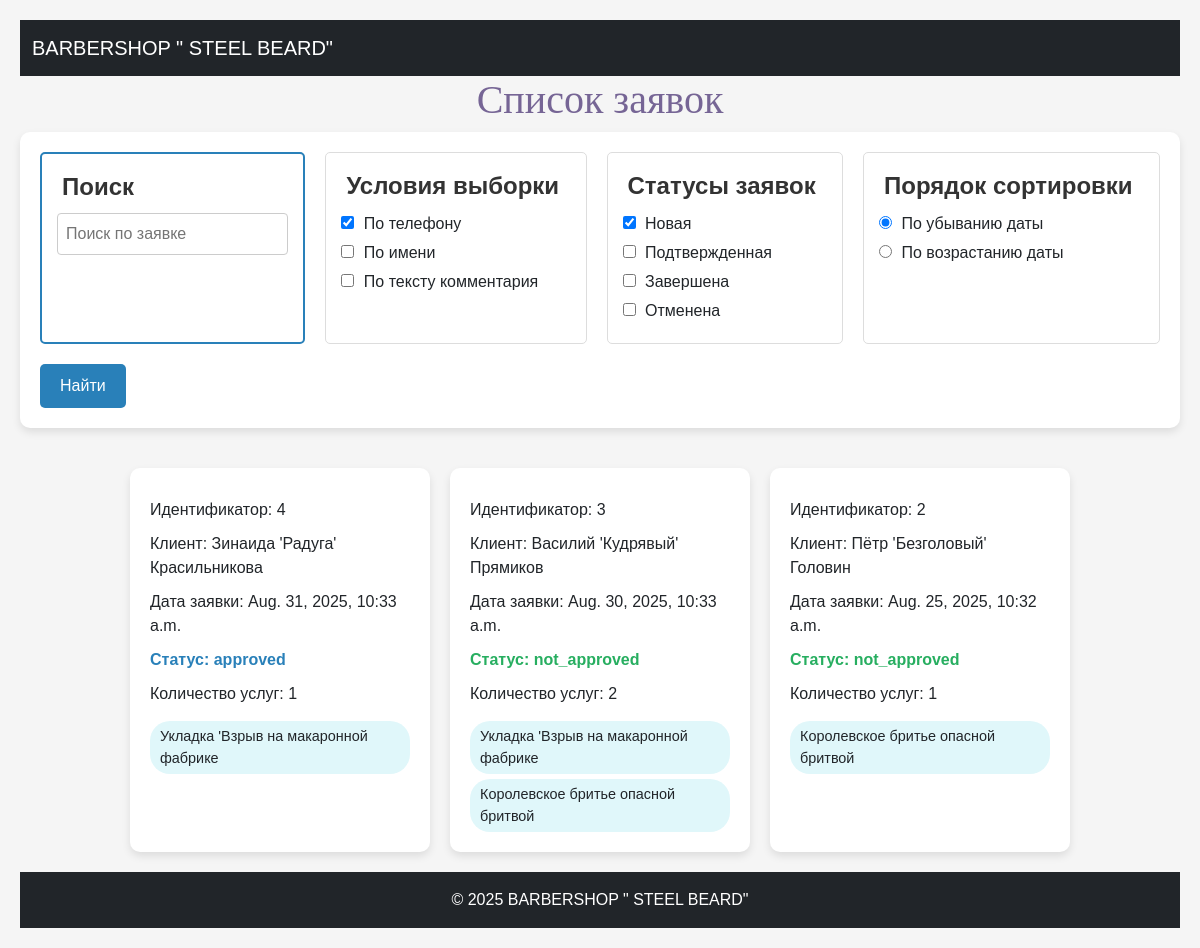
Screenshot of /orders/ (signed in) with the database file from the repository.
### core/models.py (models this page shows, shortened)
class Order(models.Model):
    STATUS_CHOICES = [
        ("not_approved", "Новая"),
        ("approved", "Подтверждена"),
        ("canceled", "Отменена"),
        ("completed", "Завершена"),
    ]
    client_name = models.CharField(max_length=100, verbose_name="Имя клиента")
    phone = models.CharField(max_length=20, verbose_name="Телефон")
    comment = models.TextField(blank=True, verbose_name="Комментарий")
    status = models.CharField(max_length=50, choices=STATUS_CHOICES, default="not_approved", verbose_name='Статус')
    date_created = models.DateTimeField(auto_now_add=True, verbose_name="Дата создания")
    date_updated = models.DateTimeField(auto_now=True, verbose_name="Дата обновления")
    master = models.ForeignKey("Master", on_delete=models.SET_NULL, null=True, blank=True, verbose_name='Мастер')
    services = models.ManyToManyField("Service", related_name='orders', verbose_name='Услуги')
    appointment_date = models.DateTimeField(verbose_name="Дата и время приема")

class Service(models.Model):
    name = models.CharField(max_length=200, verbose_name="Название")
    description = models.TextField(blank=True, verbose_name="Описание")
    price = models.DecimalField(max_digits=10, decimal_places=2, verbose_name="Цена")
    duration = models.PositiveIntegerField(verbose_name="Длительность", help_text="Время выполнения в минутах")
    is_popular = models.BooleanField(default=False, verbose_name="Популярная услуга")
    image = models.ImageField(upload_to="services/", blank=True, verbose_name="Изображение")

### core/views.py (the view, shortened to what this page needs)
# urls.py: path('orders/', orders_list, name='orders'),
@login_required
def orders_list(request) -> HttpResponse:
    search_query = request.GET.get("q", "")
    checkbox_client_name = request.GET.getlist("search_by_client_name", "")
    checkbox_phone = request.GET.getlist("search_by_phone", "")
    checkbox_comment = request.GET.getlist("search_by_comment", "")
    checkbox_status_not_approved = request.GET.get("status_not_approved", "")
    checkbox_status_approved = request.GET.get("status_approved", "")
    checkbox_status_completed = request.GET.get("status_completed", "")
    checkbox_status_canceled = request.GET.get("status_canceled", "")
    order_by_date = request.GET.get("order_by_date", "desc")
    search_q = Q()
    status_q = Q()
    if checkbox_status_not_approved:
        status_q |= Q(status="not_approved")
    if checkbox_status_approved:
        status_q |= Q(status="approved")
    if checkbox_status_completed:
        status_q |= Q(status="completed")
    if checkbox_status_canceled:
        status_q |= Q(status="canceled")
    ordering = "-date_created" if order_by_date == "desc" else "date_created"
    orders = Order.objects.prefetch_related("services").select_related("master").filter(search_q & status_q).order_by(ordering)
    context = {"orders": orders}
    for order in orders:
        order.services_list = order.services.all()
    return render(request, "orders_list.html", context=context)

### core/context_processors.py (called while the page is built)
def menu_items(request):
    menu = [
        {"title": "Главная", "url_name": "landing", "url": reverse("landing")},
        {
            "title": "Мастера",
            "url": reverse("landing") + "#masters",
        },
        {
            "title": "Услуги",
            "url": reverse("landing") + "#services",
        },
        {
            "title": "Отзывы",
            "url": reverse("landing") + "#reviews",
        },
        {
            "title": "Записаться",
            "url": reverse("landing") + "#get-order",
        },
    ]
    menu_staff = [
        {"title": "Заявки", "url": reverse("orders")},
    ]
    return {"menu_items": menu, "menu_staff_items": menu_staff}

### templates/orders_list.html (shortened to what this page needs)
{% extends "base.html" %}
{% block content %}
<h1>Список заявок</h1>
<form action="" method="get" class="search-form">
    <fieldset class="fieldset-highlight">
        <legend>Поиск</legend>
        <input type="text" name="q" placeholder="Поиск по заявке" value="{{ request.GET.q }}">
    </fieldset>
    <fieldset class="options">
        <legend>Условия выборки</legend>
        <label><input type="checkbox" name="search_by_phone" {% if request.GET.search_by_phone or 'q' not in request.GET %}checked{% endif %}> По телефону</label>
        <label><input type="checkbox" name="search_by_name" {% if request.GET.search_by_name %}checked{% endif %}> По имени</label>
        <label><input type="checkbox" name="search_by_comment" {% if request.GET.search_by_comment %}checked{% endif %}> По тексту комментария</label>
    </fieldset>
    <fieldset class="options">
        <legend>Статусы заявок</legend>
        <label><input type="checkbox" name="status_not_approved" {% if request.GET.status_not_approved or 'q' not in request.GET %}checked{% endif %}> Новая</label>
        <label><input type="checkbox" name="status_approved" {% if request.GET.status_approved %}checked{% endif %}> Подтвержденная</label>
        <label><input type="checkbox" name="status_completed" {% if request.GET.status_completed %}checked{% endif %}> Завершена</label>
        <label><input type="checkbox" name="status_canceled" {% if request.GET.status_canceled %}checked{% endif %}> Отменена</label>
    </fieldset>
    <fieldset class="options">
        <legend>Порядок сортировки</legend>
        <label><input type="radio" name="order_by_date" value="desc" {% if request.GET.order_by_date == 'desc' or 'q' not in request.GET %}checked{% endif %}> По убыванию даты</label>
        <label><input type="radio" name="order_by_date" value="asc" {% if request.GET.order_by_date == 'asc' %}checked{% endif %}> По возрастанию даты</label>
    </fieldset>
    <button type="submit">Найти</button>
</form>
    <div class="flex-container">
        {% for order in orders %}
        {% include "include_order_card.html" %}
        {% endfor %}
    </div>
{% endblock content %}

### templates/include_order_card.html
        <div class="flex-card">
            <p>Идентификатор: {{ order.id }}</p>
            <p>Клиент: {{ order.client_name }}</p>
            <p>Дата заявки: {{ order.appointment_date }}</p>
            <p class= {% if order.status == 'not_approved' %} not_approved
            {% elif order.status == 'approved' %} approved
            {% elif order.status == 'canceled' %} canceled
            {% elif  order.status == 'completed' %} completed
            {% endif %}
            >Статус: {{ order.status }}</p>
            <p>Количество услуг: {{ order.services_list.count }}</p>
            <div class='services'>
                {% for service in order.services_list %}
                    <span class='service'>{{ service.name }} </span>
                {% endfor %}
            </div>
        </div>

### static/css/main.css (style rules this page uses)
:root { --font-family-base: "Roboto", sans-serif; --font-family-heading: "Playfair Display", serif; --bs-body-font-family: var(--font-family-base); --bs-primary: #8b4513; --bs-secondary: #d2b48c; --bs-light: #f5f5dc; --bs-dark: #1f0d56; --bs-white: #ffffff; }
h1 { text-align: center; color: #766595; }
.flex-container { display: flex; flex-wrap: wrap; gap: 20px; justify-content: center; padding: 20px; }
.flex-card { background-color: white; border-radius: 10px; box-shadow: 0 4px 8px rgba(0, 0, 0, 0.1); padding: 20px; width: 300px; transition: transform 0.3s ease; }
.flex-card p { margin: 10px 0; }
.services { display: flex; flex-wrap: wrap; gap: 5px; margin-top: 15px; }
.service { background-color: #e0f7fa; padding: 5px 10px; border-radius: 20px; font-size: 0.9em; }
.not_approved { color: #27ae60; font-weight: bold; }
.approved { color: #2980b9; font-weight: bold; }
.search-form { background-color: white; padding: 20px; border-radius: 10px; box-shadow: 0 4px 8px rgba(0, 0, 0, 0.1); margin-bottom: 20px; display: flex; flex-wrap: wrap; gap: 20px; align-items: stretch; }
.search-form fieldset { border: 1px solid #ddd; border-radius: 5px; padding: 15px; margin: 0; min-width: 200px; flex-grow: 1; display: flex; flex-direction: column; }
.search-form .fieldset-highlight { border-color: #2980b9 !important; border-width: 2px; }
.search-form legend { font-weight: bold; color: #333; padding: 0 5px; }
.search-form input[type="text"] { width: 100%; padding: 8px; border: 1px solid #ccc; border-radius: 4px; box-sizing: border-box; }
.search-form .options label { display: block; margin-bottom: 5px; font-weight: normal; }
.search-form .options input { margin-right: 5px; }
.search-form button { background-color: #2980b9; color: white; border: none; padding: 10px 20px; border-radius: 5px; cursor: pointer; align-self: center; height: fit-content; }
h1, h2, h3, h4, h5, h6 { font-family: var(--font-family-heading); }

### rows the page displays
Order: id "4", client_name "Зинаида 'Радуга' Красильникова", appointment_date "Aug. 31, 2025, 10:33 a.m.", status "approved", services_list.count "1"
Service: name "Укладка 'Взрыв на макаронной фабрике"
Order: id "3", client_name "Василий 'Кудрявый' Прямиков", appointment_date "Aug. 30, 2025, 10:33 a.m.", status "not_approved", services_list.count "2"
Service: name "Королевское бритье опасной бритвой"
Order: id "2", client_name "Пётр 'Безголовый' Головин", appointment_date "Aug. 25, 2025, 10:32 a.m.", status "not_approved", services_list.count "1"
